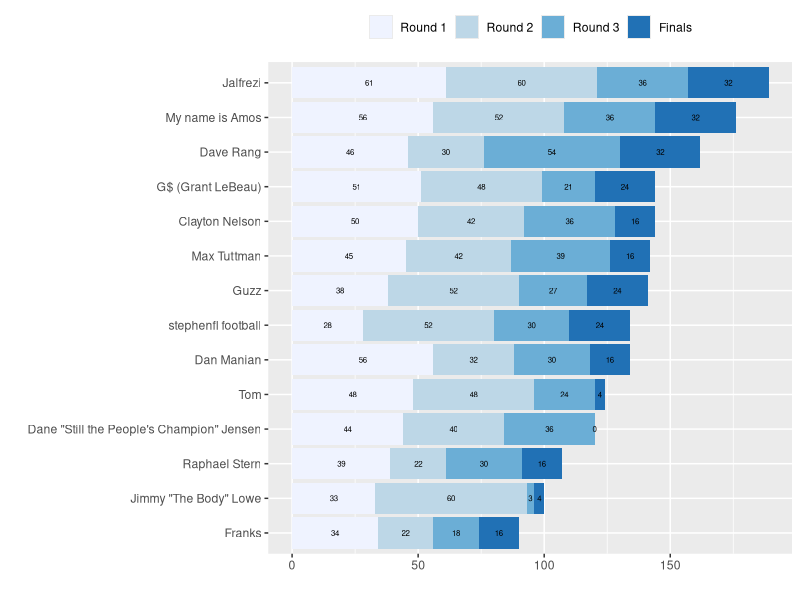

Reproduce this figure in R.
## ---- chunk 1
knitr::opts_chunk$set(echo = FALSE)
## ---- chunk 2
library(ggplot2)
library(reshape)
## ---- chunk 3
input <- list("year"=2015)
all_years_data <- read.csv("data/all_years_leaderboard.csv")
all_years_data[is.na(all_years_data[,])] <- 0
all_years_data$Total <- all_years_data$Round1 + all_years_data$Round2 +
    all_years_data$Round3 + all_years_data$Finals
this_year_data <- subset(all_years_data, Year==input$year)
this_year_data[,1] <- 1:nrow(this_year_data)
this_year_data <- this_year_data[,-2]
names(this_year_data) <- c("Rank", "Name", "Round 1", "Round 2", "Round 3", "Finals", "Total")
this_year_data$Name <- reorder(this_year_data$Name, this_year_data$Total)
data_for_ggp <- melt(subset(this_year_data, select=-Total), id=c("Rank", "Name"))
ggplot(data_for_ggp, aes(x=Name, y=value, fill=variable, label=value)) +
  geom_bar(stat="identity", position = position_stack(reverse = TRUE)) +
  xlab("") +
  ylab("") +
  coord_flip() +
  geom_text(size = 2, position = position_stack(vjust=0.5, reverse=TRUE)) +
  scale_fill_brewer(palette="Blues") +
  theme(legend.position = "top", legend.title=element_blank())
